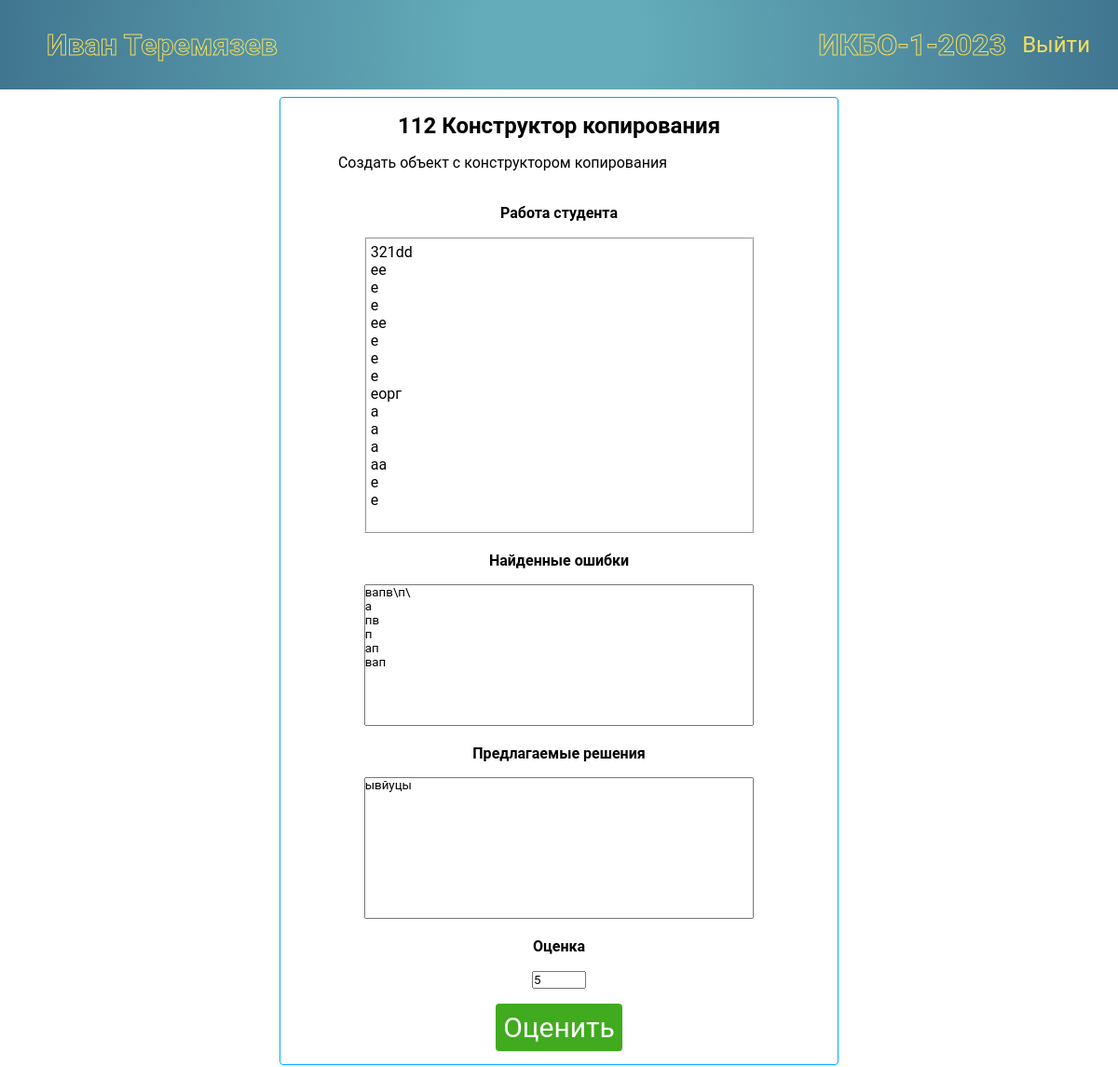
Screenshot of /teachers/work/21 (signed in) with the database file from the repository.
### users/models.py (models this page shows, shortened)
class User(AbstractUser):
    group = models.ForeignKey(to=Group, on_delete=models.CASCADE, null=True, blank=True)

class Group(models.Model):
    groupName = models.CharField(max_length=4, null=False, blank=False)
    groupNumber = models.PositiveIntegerField(default=1, validators=[MinValueValidator(1), MaxValueValidator(40)])
    groupYear = models.PositiveIntegerField(default=datetime.now().year)
    def __str__(self):
        return f'{self.groupName}-{str(self.groupNumber)}-{str(self.groupYear)}'

### students/models.py (models this page shows, shortened)
class Work(models.Model):
    student = models.ForeignKey(to=User, on_delete=models.CASCADE, null=True, blank=True)
    task = models.ForeignKey(to=Task, on_delete=models.CASCADE)
    grade = models.PositiveSmallIntegerField(default=0, validators=[MinValueValidator(0), MaxValueValidator(5)])
    isEvaluate = models.BooleanField(default=False)
    code = models.TextField()

### teachers/models.py (models this page shows, shortened)
class Task(models.Model):
    number = models.PositiveIntegerField(default=111, validators=[MinValueValidator(111), MaxValueValidator(999)])
    name = models.CharField(max_length=256)
    description = models.TextField()

class Feedback(models.Model):
    work = models.ForeignKey(to='students.Work', on_delete=models.CASCADE,null=True, blank=True)
    proposedSolution = models.TextField()
    mistakeDescription = models.TextField()

### teachers/views.py (the view)
# urls.py: path('work/<int:work_id>', work_check, name="workCheck"),
def work_check(request, work_id):
    work = Work.objects.filter(id=work_id).last()
    feedbackPast = Feedback.objects.filter(work=work).last()
    if request.POST:
        workFeedbackForm = WorkFeedbackForm(data=request.POST, instance=feedbackPast)
        workEvaluationForm = WorkEvaluationForm(data=request.POST, instance=work)
        if workFeedbackForm.is_valid() and workEvaluationForm.is_valid():
            workEvaluationForm.save()
            workFeedbackForm.save()
            feedback = Feedback.objects.last()
            feedback.work = work
            feedback.work.isEvaluate = False
            feedback.work.save()
            feedback.save()
        return HttpResponseRedirect(reverse('teachers:group', kwargs={'group_id': work.student.group.id}))
    else:
        workEvaluationForm = WorkEvaluationForm(instance=work)
        workFeedbackForm = WorkFeedbackForm(instance=feedbackPast)
        context = {
            'work': work,
            'workEvaluationForm': workEvaluationForm,
            'workFeedbackForm': workFeedbackForm,
        }
        return render(request, "teachers/workCheck.html", context)

### teachers/forms.py
class WorkEvaluationForm(forms.ModelForm):
    grade = forms.IntegerField(max_value=5, min_value=2)
    class Meta:
        model = Work
        fields = ['grade']

class WorkFeedbackForm(forms.ModelForm):
    proposedSolution = forms.CharField(widget=forms.Textarea(attrs={
        'id': 'code',
        'class': 'code',
        'placeholder': 'Введите предлагаемое решение',
        'onkeyup': 'resizeTextarea(this)'
    }))
    mistakeDescription = forms.CharField(widget=forms.Textarea(attrs={
        'id': 'code',
        'class': 'code',
        'placeholder': 'Введите найденные ошибки',
        'onkeyup': 'resizeTextarea(this)'
    }))
    class Meta:
        model = Feedback
        fields = ['proposedSolution', 'mistakeDescription']

### teachers/templates/teachers/workCheck.html (shortened to what this page needs)
{% extends 'students/../../../users/templates/users/base.html' %}
{% load static %}
{% block css %}
	<link href="{% static 'css/header.css' %}" rel="stylesheet">
    <link href="{% static 'css/wideColumn.css' %}" rel="stylesheet">
    <link href="{% static 'css/base.css' %}" rel="stylesheet">
{% endblock %}
{% block content %}
    <div class="content">
        <div class="leftblock"></div>
        <div class="center">
            <div class="outer width-100">
                <div class="inner">
                    <h2 class="margin-vertical-16">{{ work.task.number }}  {{ work.task.name }}</h2>
                </div>
            </div>
            <div class="width-100">
                <p class="description"> {{ work.task.description }}</p>
                <br>
            </div>
            <div class="outer width-100">
                <div class="inner">
                    <p class="margin-vertical-16"> <b>Работа студента</b></p>
                </div>
            </div>
            <div class="outer width-100">
                        <div class="inner width-100 divtext">
                            {{ work.code|linebreaks }}
                            <br>
                        </div>
                </div>
                <form action="{% url 'teachers:workCheck' work.id %}" method="post">
                    <div class="outer width-100">
                        <p class="margin-vertical-16"><b>Найденные ошибки</b></p>
                    </div>
                    <div class="outer width-100">
                        <div class="inner width-100">{{ workFeedbackForm.mistakeDescription }}</div>
                    </div>
                    <div class="outer width-100">
                        <div class="inner ">
                           <p class="margin-vertical-16"><b>Предлагаемые решения</b></p>
                        </div>
                    </div>
                    <div class="outer width-100">
                        <div class="inner width-100">
                            {{ workFeedbackForm.proposedSolution }}
                        </div>
                    </div>
                    <div class="outer width-100">
                        <div class="inner">
                            <p class="margin-vertical-16"><b>Оценка</b></p>
                        </div>
                    </div>
                    <div class="outer width-100">
                        <div class="inner">
                            <b>{{ workEvaluationForm.grade }}</b>
                        </div>
                    </div>
                    <div class="outer width-100">
                        <div class="inner">
                            <button class="submit margin-vertical-16" type="submit">Оценить</button>
                        </div>
                    </div>
                </form>
        </div>
        <div class="rightblock"></div>
    </div>
{% endblock %}

### users/templates/users/base.html (shortened to what this page needs)
{% load static %}
<!DOCTYPE html>
<html lang="en">
<head>
</head>
<body>
{% block css %}{% endblock %}
{% block header %}
	<header>
        <h2 class="userName">{{ user.first_name }} {{ user.last_name }}</h2>
        <h2 class="affiliation">{% if user.group == None %} Преподаватель {% else %} {{ user.group }} {% endif %}</h2>
        <a href="{% url 'users:logout' %}" class="logout">Выйти</a>
    </header>
{% endblock %}
{% block content %}
{% endblock %}
</body>
</html>

### static/css/header.css (style rules this page uses)
header { width: 100%; height: 12vh; background: radial-gradient(circle, rgba(61, 151, 168, 0.8) 15%, rgba(65, 118, 144, 1) 100%); display: flex; align-items: center; }
.userName { font-size: 32px; margin-left: 50px; -webkit-text-stroke:1px #f5dd5d; -webkit-text-fill-color:transparent; }
.logout { color: #f5dd5d; transition: .2s; position: absolute; right: 0; margin-right: 30px; font-size: 24px; }
.affiliation { position: absolute; right: 120px; font-size: 32px; -webkit-text-stroke:1px #f5dd5d; -webkit-text-fill-color:transparent; }

### static/css/wideColumn.css (style rules this page uses)
.content { height: calc(100% - 100px); display: grid; width: 100%; background: white; grid-template-columns: 25% 1fr 25%; grid-template-areas: "leftpart center rightpart"; }
.center { border-radius: 4px; border: 1px solid #00a7ff; margin-top: 8px; height: calc(100% - 10px); }
.leftblock { margin-top: 8px; grid-area: leftpart; margin-right: 8px; }
.rightblock { margin-top: 8px; grid-area: rightpart; margin-left: 8px; }
.inner { display: inline-block; }
.outer { width: 100%; text-align: center; }
.submit { color: white; border: none; background: #40ab1e; padding: 8px; font-size: 30px; border-radius: 4px; }
.code { width:70%; resize: none; height: 5%; }
.width-100 { width: 100%; }
.description { margin: 0 5%; text-indent: 32px; text-align: justify; }
.divtext { text-align: left; width:70%; border: ridge 2px; padding: 5px; min-height: 5em; overflow: auto; }
.margin-vertical-16 { margin: 16px 0px; }

### static/css/base.css (style rules this page uses)
* { padding: 0; margin: 0; box-sizing: border-box; font-family: 'Roboto', sans-serif; }
html, body { height: 100%; min-height: 100%; }
a { text-decoration: none; color: black; }

### rows the page displays
User: first_name "Иван", last_name "Теремязев", group "ИКБО-1-2023"
Work: task.number "112", task.name "Конструктор копирования", task.description "Создать объект с конструктором копирования", code "321dd ee e e ee e e e eорг а а а аа e e", grade "5"
Feedback: mistakeDescription "вапв\\п\\ а пв п ап вап", proposedSolution "ывйуцы"
